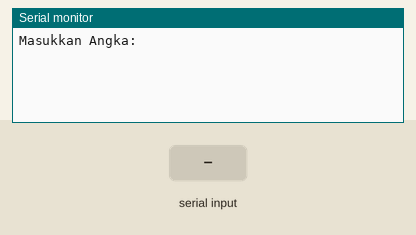
This sketch was run on a simulated Arduino Uno, built with avr-gcc and run on an emulated ATmega328P. Shown: the last lines printed to the serial monitor. Inputs (shaded band) come from the test bench.

Above: at 1.2 s.
1.3 s: "90,45\n" received over Serial
At 3.0 s:
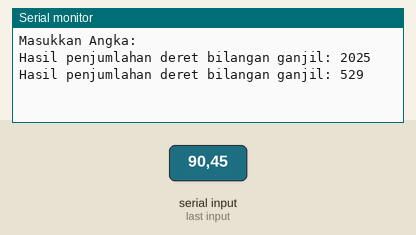
3.8 s: "30,150\n" received over Serial
At 6.1 s:
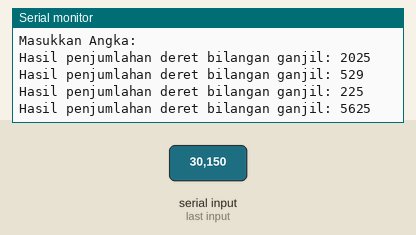
Timing chart, 0 to 7.6 s (numbered marks = the images above; inputs shaded):
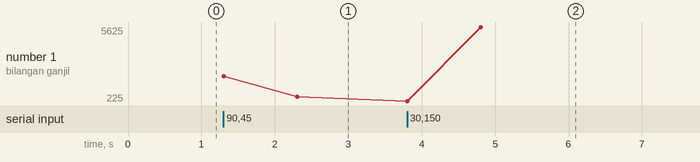

The sketch:

Soal-3.ino
```cpp
int number, sumGanjil, i;

void setup() {
  Serial.begin(9600);
  Serial.println("Masukkan Angka:");
}

void loop() {
  if(Serial.available() > 1) {
    number = Serial.parseInt();
    sumGanjil = 0;
    i = 1;

    while (i <= number) {
      sumGanjil += i;
      i += 2; // ganjil saja
    }

    Serial.print("Hasil penjumlahan deret bilangan ganjil: ");
    Serial.println(sumGanjil);
    delay(1000);
  }
}
```

Measured:
- after the input at 1.3 s, the serial monitor: prints a new line at once (image 1)
- after the input at 3.8 s, the serial monitor: prints a new line at once (image 2)
- plotted number 1: 529 → 5625 after the input at 3.8 s
